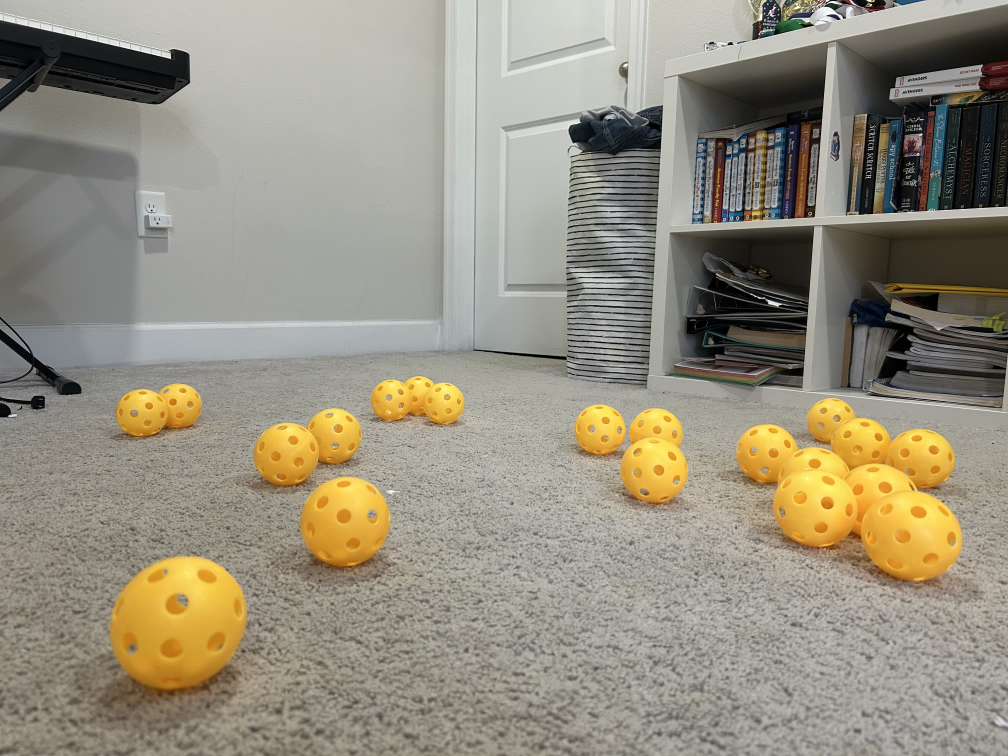
#> input picture image10.jpeg, 4032 x 3024 px, given in place of image2.jpeg, which was not available (shown at 1/4 size)
$ python colordetection5.py
#> lines starting #> are read from the running program, lines starting #| are printed output that depends on the picture; after the words box and inside, x2 and y2 are one past the last pixel; in counts of white or black regions, pixels touching at a corner belong together; pictures that were not available may be replaced by others from this repository, and a replacement may not be noted
import cv2 as cv
import numpy as np
# cap = cv.VideoCapture(0)
img=cv.imread("/Users/rahulthakare/Downloads/clumpphotos/image2.jpeg")
#> img is the input picture: shape (3024, 4032, 3); mean B, G, R 127.1, 143.4, 149.5
while True:
    # _, frame=cap.read()
    hsv_frame=cv.cvtColor(img, cv.COLOR_BGR2HSV)
#> hsv_frame: shape (3024, 4032, 3); mean H, S, V 34.5, 41.6, 150.9

    # #red
    # low_red = np.array([161, 155, 84])
    # high_red = np.array([179,255,255])
    #yellow
    low_yellow = np.array([16,68,100])
    high_yellow = np.array([35,255,255])


    yellow_mask = cv.inRange(hsv_frame, low_yellow, high_yellow)
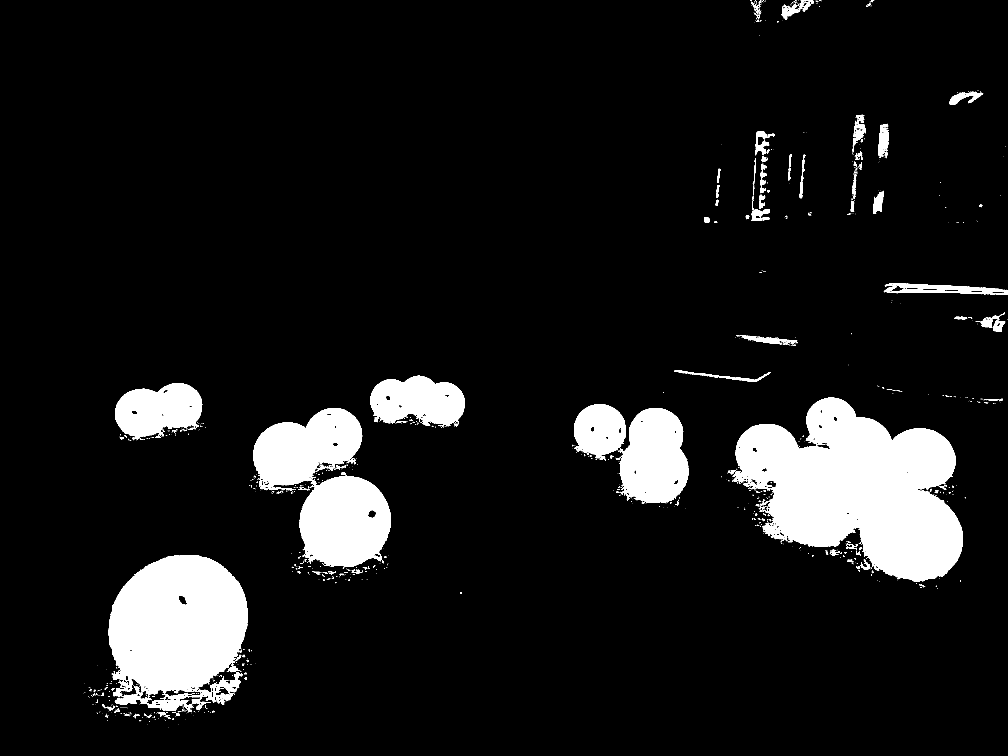
#> yellow_mask: shape (3024, 4032) (shown at 1/4 size); 9.5% white; 1741 white regions (1493 under 20 px), largest, box (x1, y1, x2, y2) and area: (2930, 1591, 3852, 2328) 414275, (434, 2220, 992, 2849) 258806, (1197, 1901, 1564, 2268) 104465
    yellow = cv.bitwise_and(hsv_frame, hsv_frame, mask=yellow_mask)
#> yellow: shape (3024, 4032, 3); mean H, S, V 1.9, 16.5, 20.5

    kernelE = np.ones((13,13),np.uint8)
    kernelD = np.ones((3,3),np.uint8)
    kernelC= np.ones((7,7), np.uint8)
    kernelO= np.ones((13,13), np.uint8)
    erosion = cv.erode(yellow_mask, kernelE)
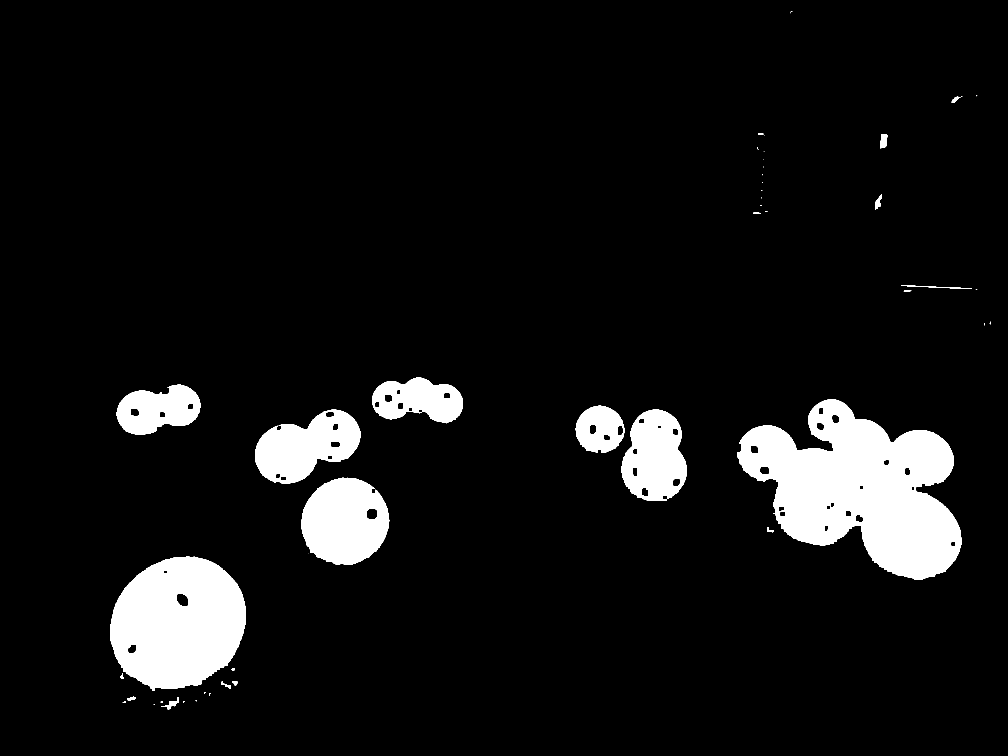
#> erosion: shape (3024, 4032) (shown at 1/4 size); 7.8% white; 49 white regions (22 under 20 px), largest, box (x1, y1, x2, y2) and area: (2949, 1597, 3846, 2320) 371122, (440, 2227, 984, 2763) 220012, (1205, 1911, 1557, 2260) 92759
    dilation = cv.dilate(erosion, kernelD)
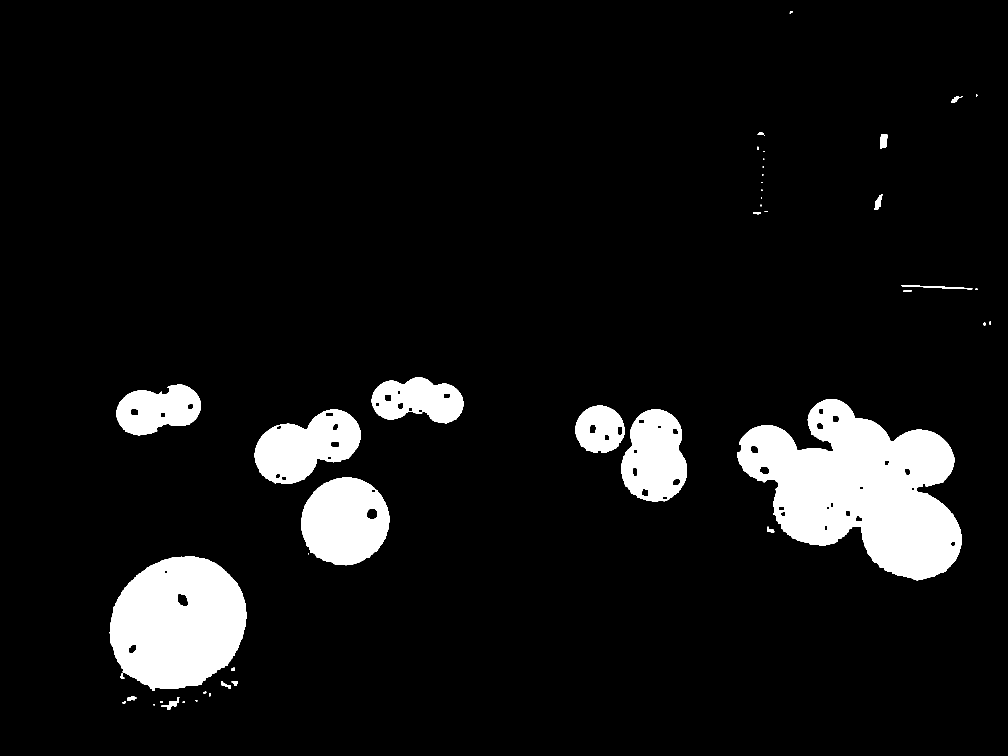
#> dilation: shape (3024, 4032) (shown at 1/4 size); 8% white; 47 white regions (6 under 20 px), largest, box (x1, y1, x2, y2) and area: (2948, 1596, 3847, 2321) 376970, (439, 2226, 985, 2764) 222574, (1204, 1910, 1558, 2261) 94397
    closing = cv.morphologyEx(yellow_mask, cv.MORPH_CLOSE, kernelC)
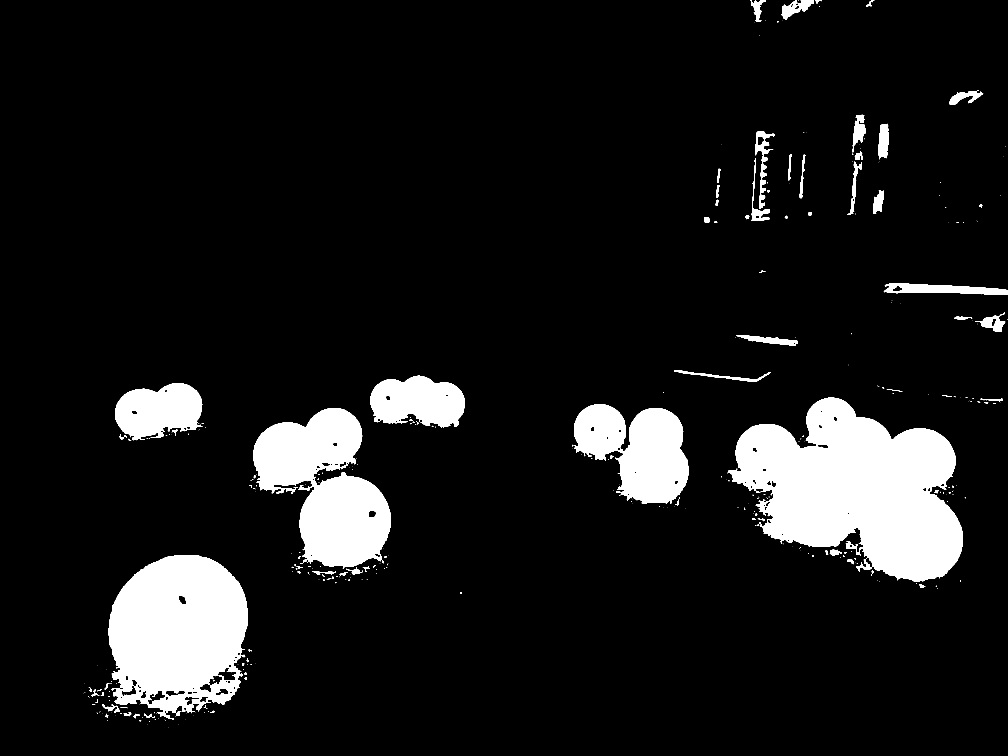
#> closing: shape (3024, 4032) (shown at 1/4 size); 9.9% white; 365 white regions (251 under 20 px), largest, box (x1, y1, x2, y2) and area: (2910, 1591, 3852, 2328) 425146, (434, 2220, 992, 2880) 271042, (1013, 1632, 1564, 2275) 201932
    opening = cv.morphologyEx(yellow_mask, cv.MORPH_OPEN, kernelO)
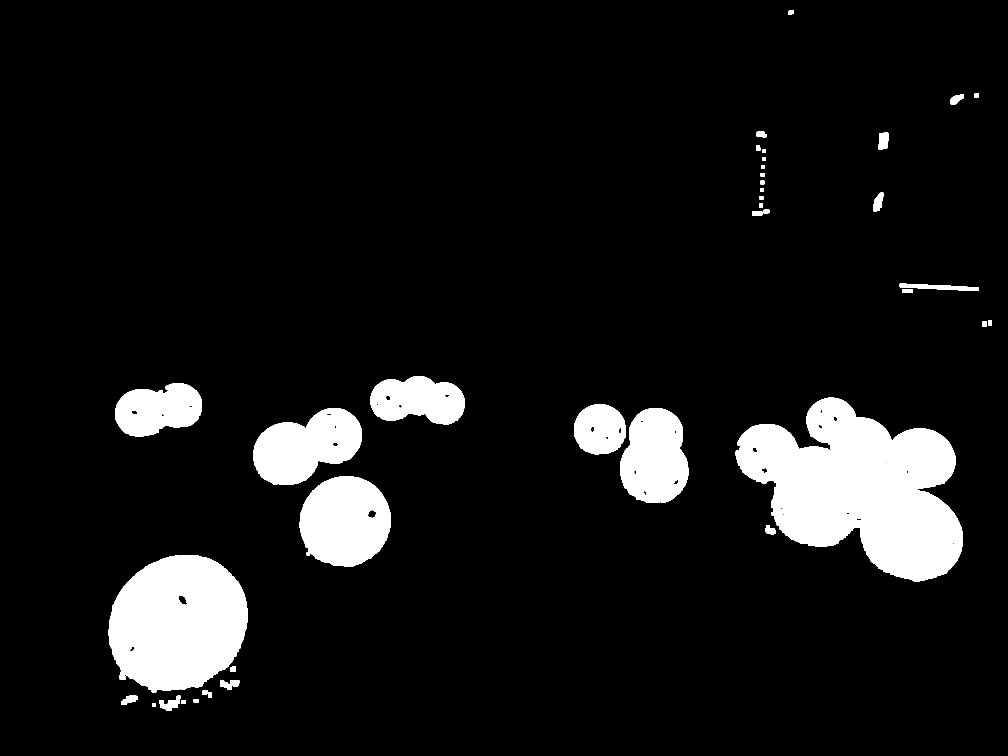
#> opening: shape (3024, 4032) (shown at 1/4 size); 8.8% white; 40 white regions, largest, box (x1, y1, x2, y2) and area: (2943, 1591, 3852, 2326) 404290, (434, 2221, 990, 2769) 235751, (1199, 1905, 1563, 2266) 102631
        #cv.imshow("Frame", )
    #cv.imshow("Frame", )
    # cv.imshow("Red Mask", mask)
    cv.imshow("Yellow mask", yellow_mask)
    cv.imshow("E yellow mask", erosion)
    cv.imshow("E+D yellow mask", dilation)
    cv.imshow("CLosing yellow mask", closing)
    cv.imshow("opening yellow mask", opening)
    key=cv.waitKey(1)
#> (key q is pressed here)
    if key==ord('q'):
        break
print("User exited the program.")

$ run again, on image11.jpeg
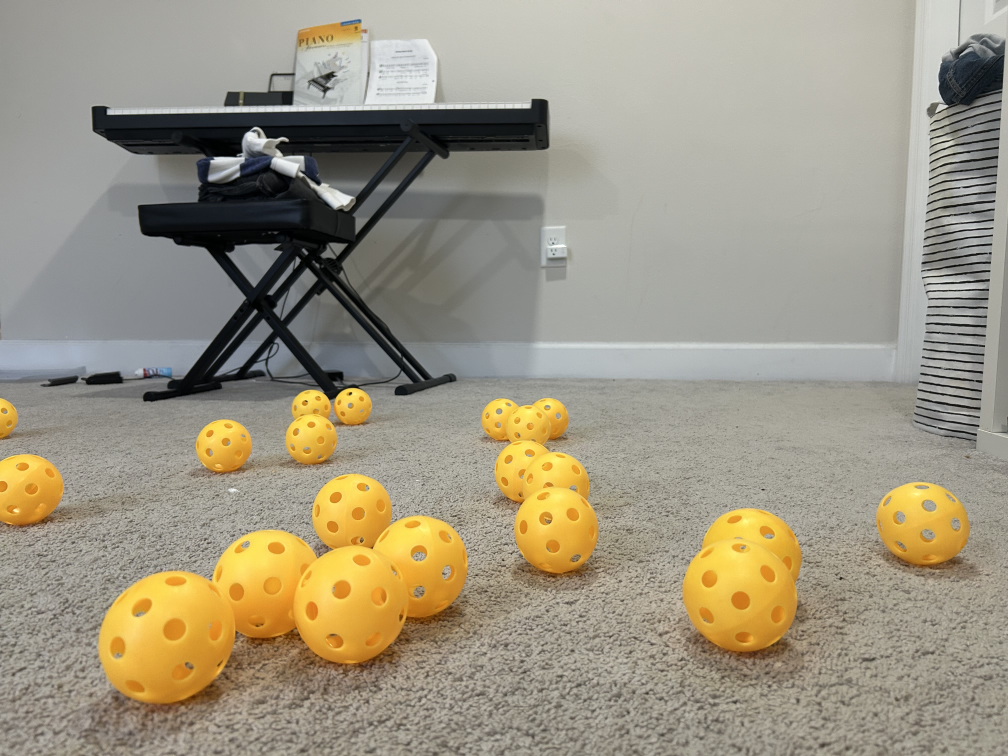
#> input picture image11.jpeg, 4032 x 3024 px, given in place of image2.jpeg, which was not available (shown at 1/4 size)
#> img is the input picture: shape (3024, 4032, 3); mean B, G, R 130, 149.3, 157
#> hsv_frame: shape (3024, 4032, 3); mean H, S, V 38.9, 44.1, 158.5
#> `yellow_mask = cv.inRange(hsv_frame, low_yellow, high_yellow)`:
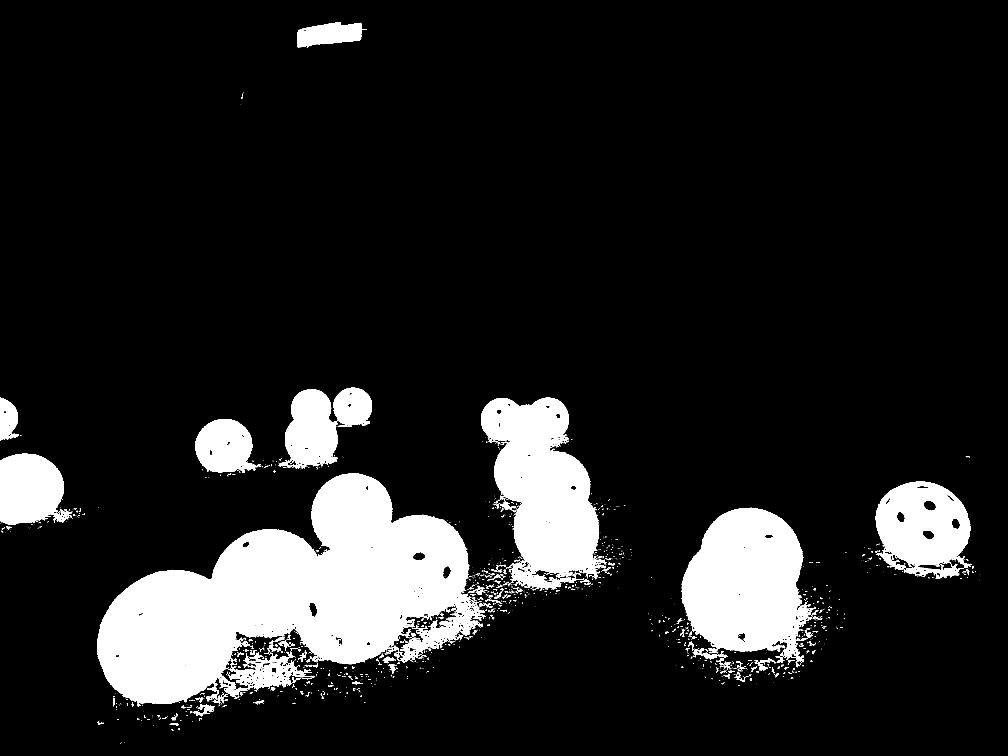
#> yellow_mask: shape (3024, 4032) (shown at 1/4 size); 12.6% white; 2374 white regions (1998 under 20 px), largest, box (x1, y1, x2, y2) and area: (390, 1893, 1945, 2816) 748169, (2726, 2031, 3251, 2652) 224850, (1925, 1591, 2419, 2358) 224477
#> yellow: shape (3024, 4032, 3); mean H, S, V 2.5, 21.8, 27.6
#> erosion: shape (3024, 4032); 10.4% white; 67 white regions (32 under 20 px), largest, box (x1, y1, x2, y2) and area: (397, 1899, 1867, 2809) 644820, (2734, 2038, 3203, 2598) 197543, (1931, 1597, 2389, 2285) 183644
#> dilation: shape (3024, 4032); 10.6% white; 65 white regions (18 under 20 px), largest, box (x1, y1, x2, y2) and area: (396, 1898, 1868, 2810) 653602, (2733, 2037, 3204, 2599) 200521, (1930, 1596, 2390, 2286) 187836
#> closing: shape (3024, 4032); 13.1% white; 614 white regions (426 under 20 px), largest, box (x1, y1, x2, y2) and area: (390, 1893, 1983, 2826) 787944, (1925, 1591, 2456, 2366) 239395, (2725, 2031, 3289, 2714) 239373
#> `opening = cv.morphologyEx(yellow_mask, cv.MORPH_OPEN, kernelO)`:
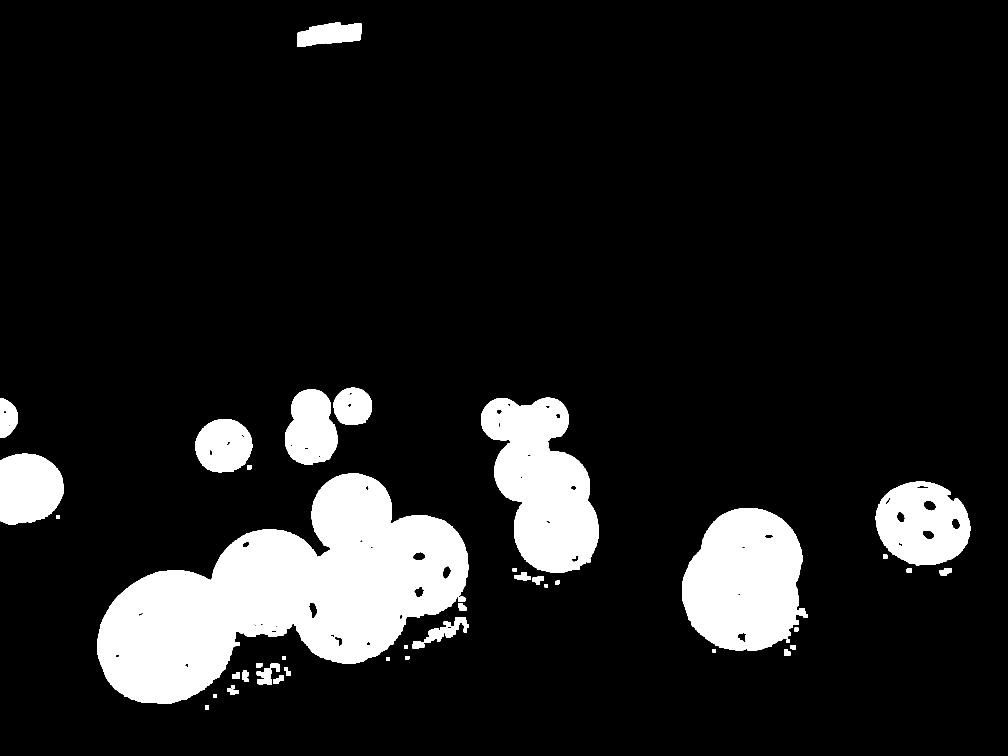
#> opening: shape (3024, 4032) (shown at 1/4 size); 11.7% white; 49 white regions, largest, box (x1, y1, x2, y2) and area: (391, 1893, 1873, 2815) 694940, (2728, 2032, 3209, 2604) 214675, (1925, 1591, 2395, 2291) 207303

$ run again, on image12.jpeg
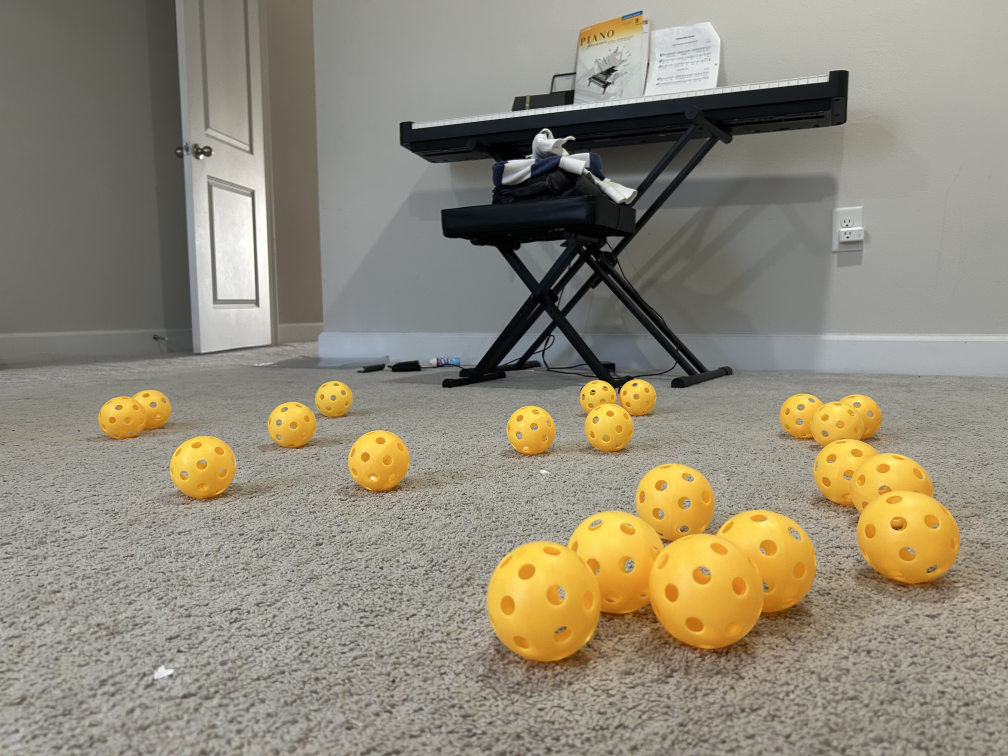
#> input picture image12.jpeg, 4032 x 3024 px, given in place of image2.jpeg, which was not available (shown at 1/4 size)
#> img is the input picture: shape (3024, 4032, 3); mean B, G, R 120.2, 137.3, 144.1
#> hsv_frame: shape (3024, 4032, 3); mean H, S, V 35.3, 41.7, 145.3
#> `yellow_mask = cv.inRange(hsv_frame, low_yellow, high_yellow)`:
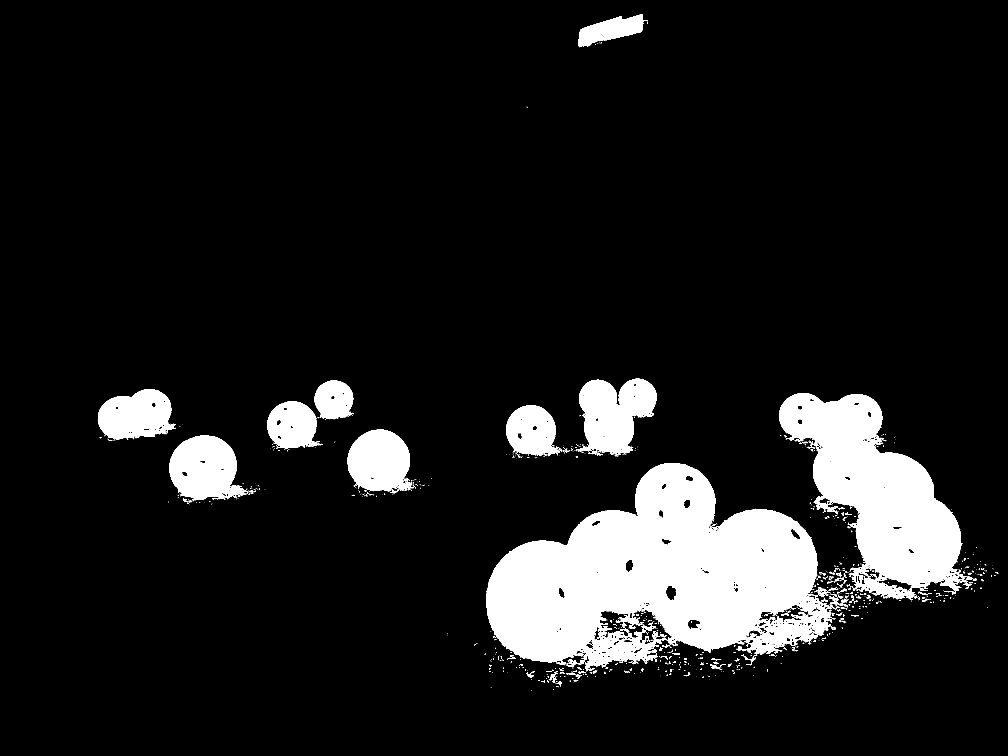
#> yellow_mask: shape (3024, 4032) (shown at 1/4 size); 10.7% white; 1556 white regions (1298 under 20 px), largest, box (x1, y1, x2, y2) and area: (1945, 1852, 3339, 2682) 670645, (3116, 1573, 3872, 2397) 293337, (2310, 1515, 2627, 1815) 63883
#> yellow: shape (3024, 4032, 3); mean H, S, V 2.1, 18.6, 23
#> erosion: shape (3024, 4032); 8.6% white; 59 white regions (22 under 20 px), largest, box (x1, y1, x2, y2) and area: (1952, 1858, 3263, 2641) 559249, (3123, 1579, 3838, 2334) 246296, (2323, 1521, 2621, 1801) 49668
#> dilation: shape (3024, 4032); 8.9% white; 58 white regions (12 under 20 px), largest, box (x1, y1, x2, y2) and area: (1951, 1857, 3264, 2642) 567777, (3122, 1578, 3839, 2335) 251328, (2322, 1520, 2622, 1802) 51824
#> closing: shape (3024, 4032); 11.1% white; 346 white regions (237 under 20 px), largest, box (x1, y1, x2, y2) and area: (1945, 1573, 3907, 2694) 1016986, (2298, 1515, 2627, 1826) 66983, (678, 1742, 1039, 2016) 58903
#> `opening = cv.morphologyEx(yellow_mask, cv.MORPH_OPEN, kernelO)`:
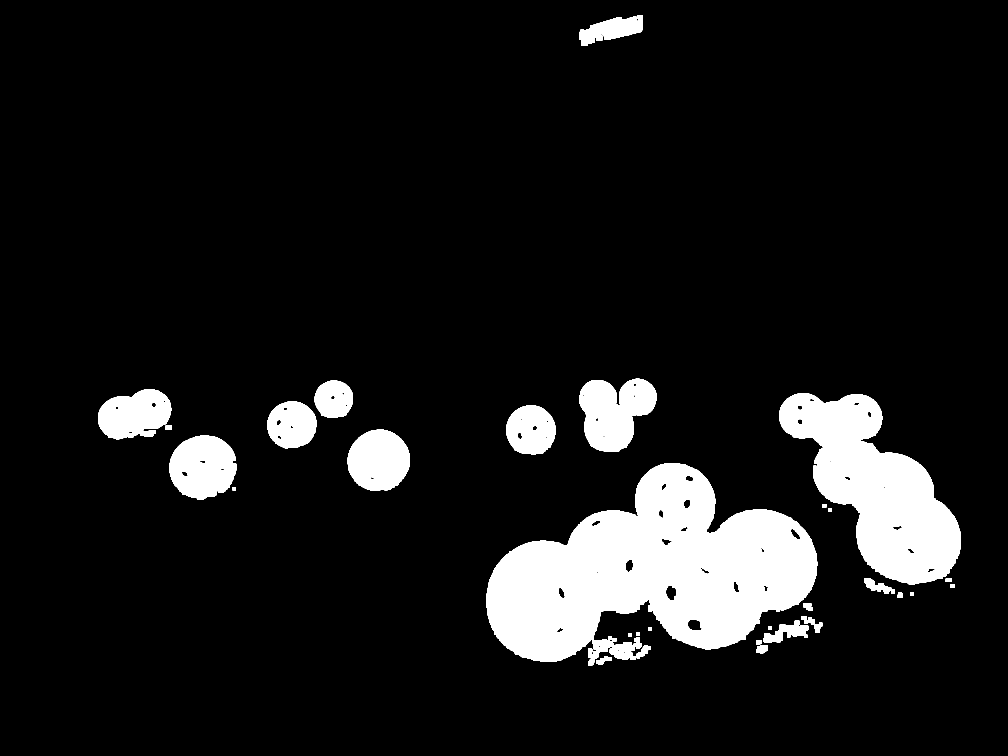
#> opening: shape (3024, 4032) (shown at 1/4 size); 10% white; 34 white regions, largest, box (x1, y1, x2, y2) and area: (1946, 1852, 3269, 2662) 619703, (3117, 1573, 3844, 2340) 274828, (2317, 1515, 2627, 1807) 61644
